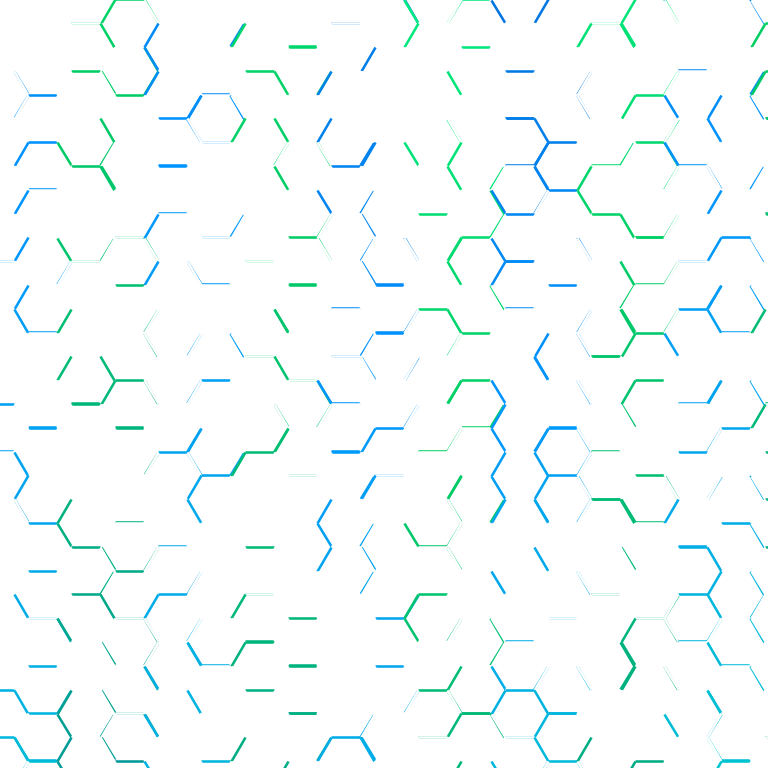
Frame 1 (no input)
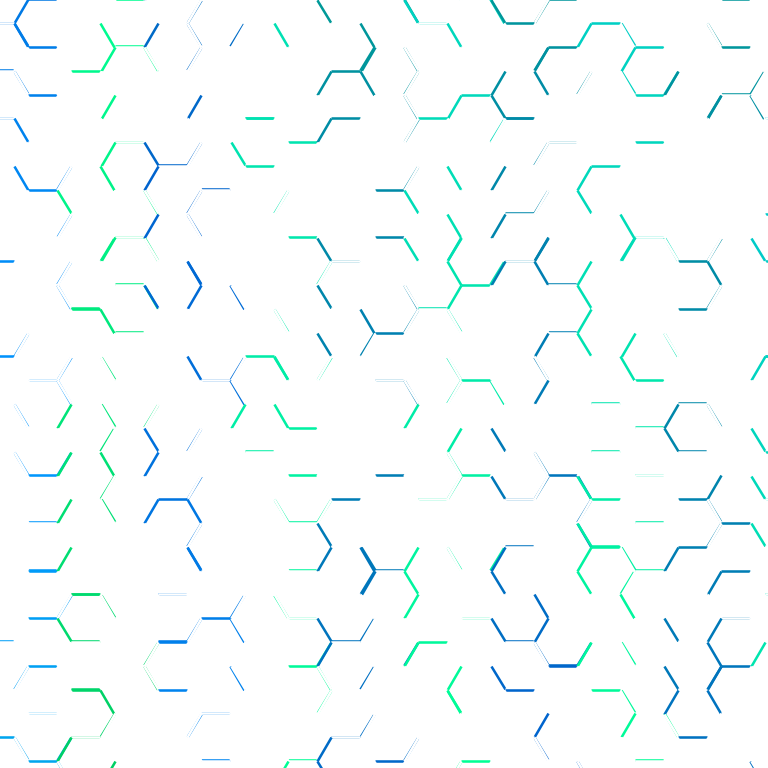
Frame 60 (the mouse pressed at the canvas centre just before this capture)
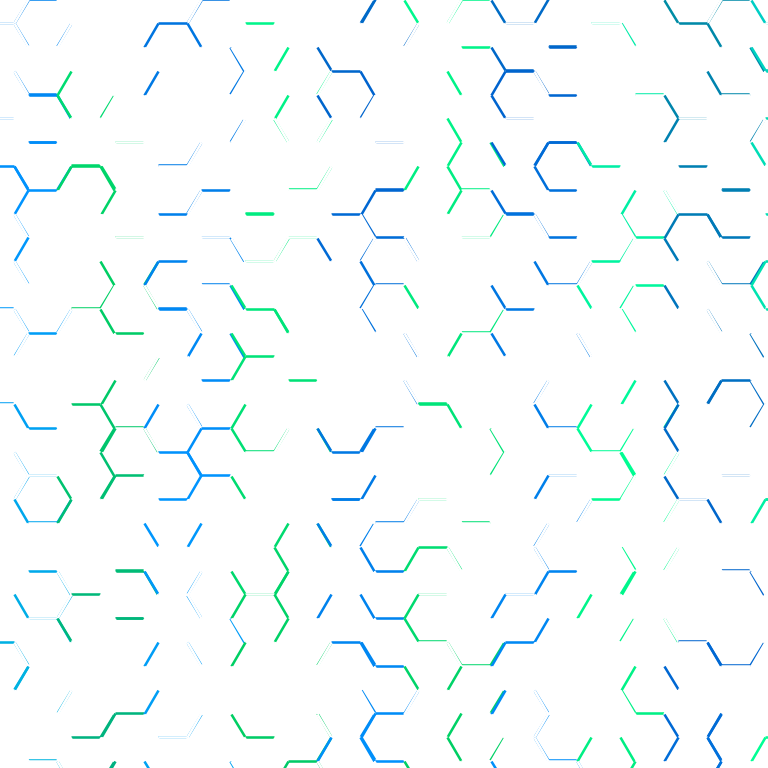
Frame 120 (the mouse held since frame 60 and released just before this capture)

The Processing sketch that drew these frames (run headless with seeded random() and noise(); from frame 60 on, the mouse is pressed at the canvas centre):

// Processing sketch: synthesis
// ── synthesis.pde
float[] hexagonX = new float[width];
float[] hexagonY = new float[height];
float scaleFactor;
float r, g, b;
boolean increment_r, increment_g, increment_b;
 
void setup() {
 size(768, 768);
 strokeWeight(3);
 strokeCap(SQUARE);
 smooth(8);
 scaleFactor = .85;
 r = random(100, 255);
 g = random(100, 255);
 b = random(100, 255);
 increment_r = true;
 increment_g = true;
 increment_b = true;

}
 
void draw() {
  background(255);
  for(int i = 0; i < hexagonX.length; i++){   
    for(int j = 0; j < hexagonY.length; j++){
      if(j % 2 == 0) {
        hexagonX[i] = scaleFactor * (i * 102);
      } else if(j % 2 != 0) {
        hexagonX[i] = scaleFactor * (51 + i * 102); 
      }
     hexagonY[j] = scaleFactor * (j * 28);
     hexagon(int(hexagonX[i]), int(hexagonY[j]));
    }    
  }
  delay(100);
}
 
void hexagon(int x, int y){
  pushMatrix();
  translate(x, y);
  scale(scaleFactor);
  getStroke();
  line(-17, -28, 17, -28);
  getStroke();
  line(-34, 0, -17, -28);
  getStroke();
  line(-34, 0, -17, 28);
  getStroke();
  line(-17, 28, 17, 28);
  getStroke();
  line(17, 28, 34, 0);
  getStroke();
  line(34, 0, 17, -28);
  popMatrix();
}

void getStroke() {
  float r = random(-1, 1);
  if(r > .5) {
    stroke(r, g, b);
    incrementColors();
  } else {
    stroke(255);
  }
}

void incrementColors() {
    if (increment_r) {
      r += 1;
    } else {
      r -= 1;
    }
    
    if (increment_g) {
      g += 1;
    } else {
      g -= 1;
    }
    
    if (increment_b) {
      b += 1;
    } else {
      b -= 1;
    }
    
    if (r >= 255 || r <= 100) {
      increment_r = !increment_r;
    }
    if (g >= 255 || g <= 100) {
      increment_g = !increment_g;
    }
    if (b >= 255 || b <= 100) {
      increment_b = !increment_b;
    }
}
